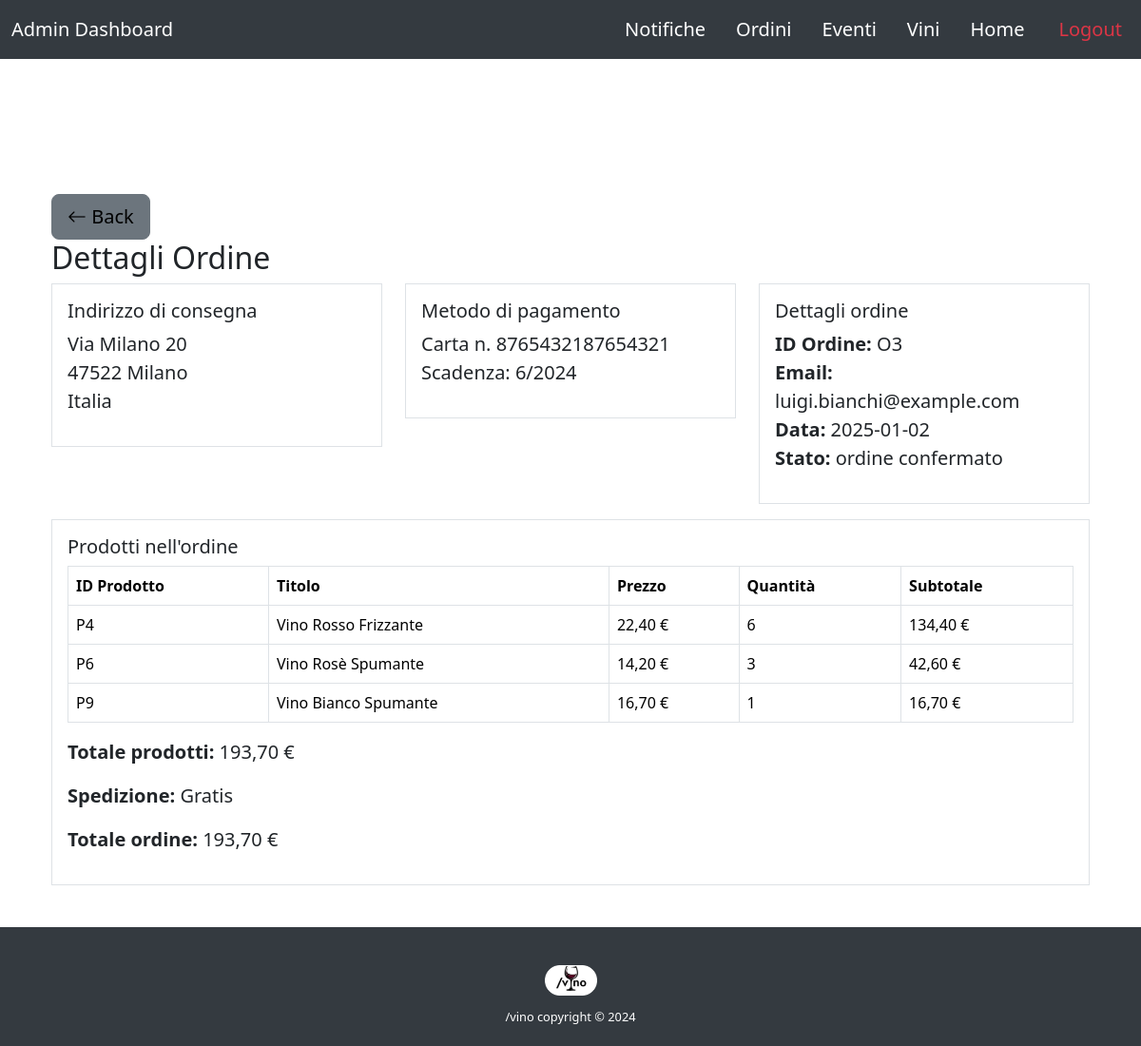
The page /orderdetailsadmin.php?id=O3 (signed in) on the database its author committed.
### tables this page shows
create table ORDINE (
     ID_Ordine varchar(10) not null,
     Data date not null,
     Stato numeric(1) not null,
     ID_Metodo varchar(10) not null,
     Email varchar(100) not null,
     ID_Indirizzo varchar(10) not null,
     primary key (ID_Ordine));

create table INDIRIZZO (
     ID_Indirizzo varchar(10) not null,
     Via varchar(50) not null,
     Numero_Civico varchar(10) not null,
     CAP numeric(10) not null,
     Citta varchar(25) not null,
     Paese varchar(25) not null,
     Email varchar(100) not null,
     primary key (ID_Indirizzo));

create table METODO_PAGAMENTO (
     ID_Metodo varchar(10) not null,
     Numero_Carta numeric(16) not null,
     mese_scadenza numeric(2) not null,
     anno_scadenza numeric(4) not null,
     Email varchar(100) not null,
     primary key (ID_Metodo));

create table Compone (
     ID_Prodotto varchar(10) not null,
     ID_Ordine varchar(10) not null,
     Quantità numeric(3) not null,
     primary key (ID_Ordine, ID_Prodotto));

create table PRODOTTO (
     ID_Prodotto varchar(10) not null,
     Prezzo float(10) not null,
     Quantita_Magazzino numeric(10) not null,
     Foto text not null,
     Nascosto char,
     primary key (ID_Prodotto));

create table TESTO_PRODOTTO (
     ID_Testo varchar(10) not null,
     Lingua numeric(1) not null,
     Titolo varchar(50) not null,
     Sottotitolo varchar(200) not null,
     Descrizione varchar(1000) not null,
     ID_Prodotto varchar(10) not null,
     primary key (ID_Testo));

### OrderDetailsAdmin.php (called while the page is built, shortened)
<?php
require_once("bootstrapt.php");
require("template/base-operatore.php");
?>

### db/database.php (called while the page is built, shortened)
<?php
class VinoDatabase {
    private $pdo;
    public function __construct() {
        try {
            $this->pdo = new PDO("mysql:host=localhost;dbname=vino", "root", "");
            $this->pdo->setAttribute(PDO::ATTR_ERRMODE, PDO::ERRMODE_EXCEPTION);
        } catch (PDOException $e) {
            die("Connection failed: " . $e->getMessage());
        }
    }
    private function executeQuery($query, $params = []) {
        $stmt = $this->pdo->prepare($query);
        $stmt->execute($params);
        return $stmt->fetchAll(PDO::FETCH_ASSOC);
    }
    public function getOrderInfo($idOrdine) {
        $query = "
            SELECT
                O.ID_Ordine,
                O.Data,
                O.Stato,
                O.Email,
                I.Via,
                I.Numero_Civico,
                I.CAP,
                I.Citta,
                I.Paese,
                M.Numero_Carta,
                M.mese_scadenza,
                M.anno_scadenza
            FROM ORDINE O
            LEFT JOIN INDIRIZZO I
                   ON O.ID_Indirizzo = I.ID_Indirizzo
            LEFT JOIN METODO_PAGAMENTO M
                   ON O.ID_Metodo = M.ID_Metodo
            WHERE O.ID_Ordine = :id
        ";
        $params = [
            ':id' => $idOrdine
        ];
        $result = $this->executeQuery($query, $params);
        return isset($result[0]) ? $result[0] : null;
    }
    public function getOrderItems($idOrdine) {
        $query = "
            SELECT
                P.ID_Prodotto,
                TP.Titolo,
                P.Prezzo,
                C.Quantità
            FROM COMPONE C
            JOIN PRODOTTO P ON C.ID_Prodotto = P.ID_Prodotto
            JOIN TESTO_PRODOTTO TP ON P.ID_Prodotto = TP.ID_Prodotto
            WHERE C.ID_Ordine = :id
              AND TP.Lingua = 1
        ";
        $params = [
            ':id' => $idOrdine
        ];
        return $this->executeQuery($query, $params);
    }
}
?>

### bootstrapt.php (called while the page is built, shortened)
<?php
require_once("db/database.php");
$db = new VinoDatabase();
?>

### template/orderdetail-template.php (the view, shortened to what this page needs)
<?php
$idOrdine = isset($_GET['id']) ? $_GET['id'] : '';
$orderInfo  = $db->getOrderInfo($idOrdine);
$orderItems = $db->getOrderItems($idOrdine);
$stato = '';
switch ($orderInfo['Stato']) {
    case '0':
        $stato = 'ordine confermato';
        break;
}
?>
<div class="container my-4">
  <a href="javascript:history.back()" class="btn btn-secondary btn-lg">
    <i class="bi bi-arrow-left"></i> Back
  </a>
  <h2>Dettagli Ordine</h2>
  <div class="row">
    <div class="col-md-4">
      <div class="border p-3 mb-3">
        <h5>Indirizzo di consegna</h5>
        <?php if (!empty($orderInfo['Via'])): ?>
          <p>
            <?php echo htmlspecialchars($orderInfo['Via'] . ' ' . $orderInfo['Numero_Civico']); ?><br>
            <?php echo htmlspecialchars($orderInfo['CAP'] . ' ' . $orderInfo['Citta']); ?><br>
            <?php echo htmlspecialchars($orderInfo['Paese']); ?>
          </p>
        <?php else: ?>
          <p>Nessun indirizzo associato.</p>
        <?php endif; ?>
      </div>
    </div>
    <div class="col-md-4">
      <div class="border p-3 mb-3">
        <h5>Metodo di pagamento</h5>
        <?php if (!empty($orderInfo['Numero_Carta'])): ?>
          <p>
            Carta n. <?php echo htmlspecialchars($orderInfo['Numero_Carta']); ?><br>
            Scadenza:
            <?php echo htmlspecialchars($orderInfo['mese_scadenza'] . '/' . $orderInfo['anno_scadenza']); ?>
          </p>
        <?php else: ?>
          <p>Nessun metodo di pagamento associato.</p>
        <?php endif; ?>
      </div>
    </div>
    <div class="col-md-4">
      <div class="border p-3 mb-3">
        <h5>Dettagli ordine</h5>
        <p>
          <strong>ID Ordine:</strong> <?php echo htmlspecialchars($orderInfo['ID_Ordine']); ?><br>
          <strong>Email:</strong> <?php echo htmlspecialchars($orderInfo['Email']); ?><br>
          <strong>Data:</strong> <?php echo htmlspecialchars($orderInfo['Data']); ?><br>
          <strong>Stato:</strong> <?php echo htmlspecialchars($stato); ?><br>
        </p>
      </div>
    </div>
  </div>
  <div class="row">
    <div class="col-12">
      <div class="border p-3">
        <h5>Prodotti nell'ordine</h5>
        <?php if (!empty($orderItems)): ?>
          <div class="table-responsive">
            <table class="table table-bordered">
              <thead>
                <tr>
                  <th>ID Prodotto</th>
                  <th>Titolo</th>
                  <th>Prezzo</th>
                  <th>Quantità</th>
                  <th>Subtotale</th>
                </tr>
              </thead>
              <tbody>
                <?php
                $totProdotti = 0;
                foreach ($orderItems as $item):
                    $sub = $item['Prezzo'] * $item['Quantità'];
                    $totProdotti += $sub;
                ?>
                  <tr>
                    <td><?php echo htmlspecialchars($item['ID_Prodotto']); ?></td>
                    <td><?php echo htmlspecialchars($item['Titolo']); ?></td>
                    <td><?php echo number_format($item['Prezzo'], 2, ',', '.')." €"; ?></td>
                    <td><?php echo htmlspecialchars($item['Quantità']); ?></td>
                    <td><?php echo number_format($sub, 2, ',', '.')." €"; ?></td>
                  </tr>
                <?php endforeach; ?>
              </tbody>
            </table>
          </div>
          <?php
            $costoSpedizione = $totProdotti > 69 ? 0 : 7.75;
            $totaleOrdine = $totProdotti + $costoSpedizione;
          ?>
          <p><strong>Totale prodotti:</strong> <?php echo number_format($totProdotti, 2, ',', '.')." €"; ?></p>
          <p><strong>Spedizione:</strong>
            <?php
              echo $costoSpedizione == 0
                ? "Gratis"
                : number_format($costoSpedizione, 2, ',', '.')." €";
            ?>
          </p>
          <p><strong>Totale ordine:</strong>
            <?php echo number_format($totaleOrdine, 2, ',', '.')." €"; ?>
          </p>
        <?php else: ?>
          <p>Nessun prodotto per questo ordine.</p>
        <?php endif; ?>
      </div>
    </div>
  </div>
</div>

### css/style.css (style rules this page uses)
body { margin: 0; padding: 0; width: 100%; height: 100%; }
a { text-decoration: none !important; color: #000 !important; }
@media (min-width: 993px) { p, ul > li { font-size: 1.25rem; } }

### rows shown on the page
ordine: ID_Indirizzo.Numero_Civico "Via Milano 20", ID_Indirizzo.Citta "47522 Milano", ID_Indirizzo.Paese "Italia", ID_Metodo.Numero_Carta "8765432187654321", ID_Metodo.anno_scadenza "6/2024", ID_Ordine "O3", Email "luigi.bianchi@example.com", Data "2025-01-02", Stato "ordine confermato"
compone: ID_Prodotto.ID_Prodotto "P4", testo_prodotto.Titolo "Vino Rosso Frizzante", ID_Prodotto.Prezzo "22,40", Quantità "6", sub "134,40"
compone: ID_Prodotto.ID_Prodotto "P6", testo_prodotto.Titolo "Vino Rosè Spumante", ID_Prodotto.Prezzo "14,20", Quantità "3", sub "42,60"
compone: ID_Prodotto.ID_Prodotto "P9", testo_prodotto.Titolo "Vino Bianco Spumante", ID_Prodotto.Prezzo "16,70", Quantità "1", sub "16,70"

### other values the page prints
$totProdotti "193,70"
$totaleOrdine "193,70"
